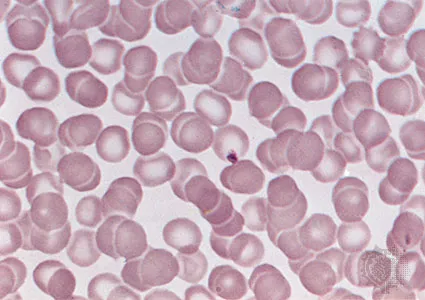
#> input picture images/bloodcell.webp, 425 x 300 px
$ python sample.py
#> lines starting #> are read from the running program, lines starting #| are printed output that depends on the picture
import cv2
import numpy

img1 = cv2.imread("images/bloodcell.webp")
#> img1 is the input picture: shape (300, 425, 3); mean B, G, R 183.8, 170.7, 197.9
img2 = cv2.imread("images/bloodcell.webp")

img = numpy.concatenate((img1,img2),axis=1)
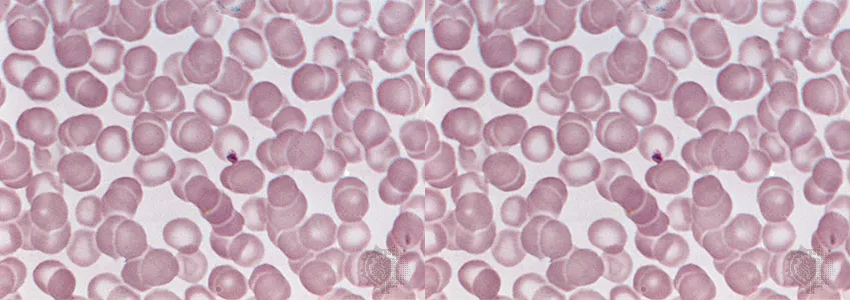
#> img: shape (300, 850, 3); mean B, G, R 183.8, 170.7, 197.9

cv2.imshow("Concatenated Images",img)

cv2.waitKey(0)

cv2.destroyAllWindows()
